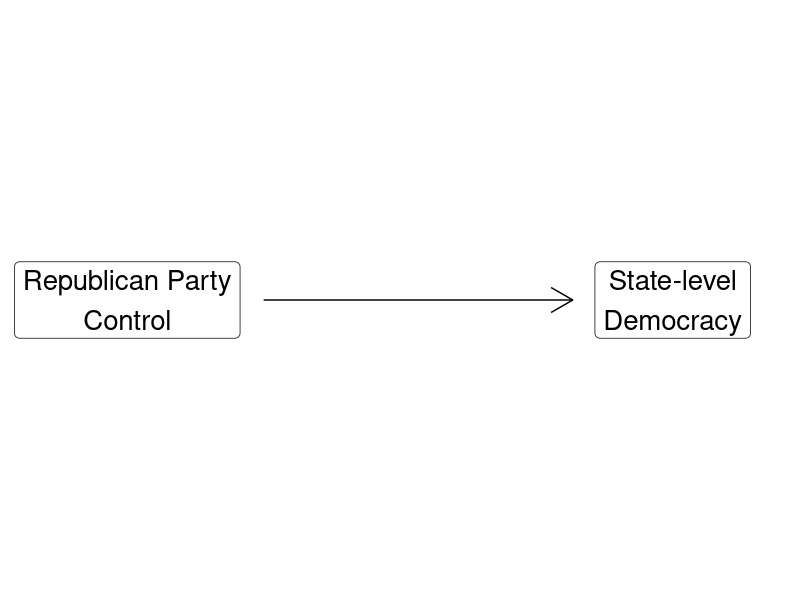

The R script that drew this image:
## ---- chunk 1
# background-size="1920px 1080px"
library(tidyverse)
library(readxl)
## ---- chunk 2
## Manual DAG
d1 <- tibble(
  x = c(-3, 3),
  y = c(1, 1),
  labels = c("Republican Party\nControl", "State-level\nDemocracy")
)

ggplot(data = d1, aes(x = x, y = y)) +
  geom_point(size = 8) +
  theme_void() +
  coord_cartesian(xlim = c(-4, 4)) +
  geom_label(aes(label = labels), size = 7) +
  annotate("segment", x = -1.5, xend = 1.9, y = 1, yend = 1, arrow = arrow())
